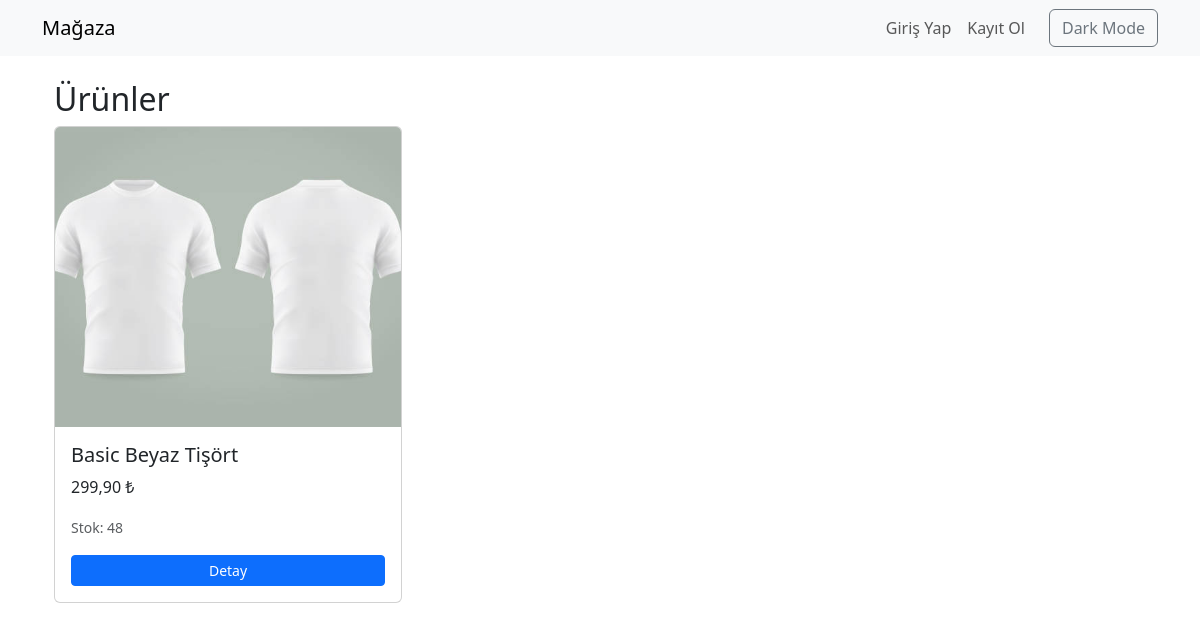
/category/tisortler/, run on the app's committed database.
### store/models.py (models this page shows, shortened)
class Product(models.Model):
    SIZE_CHOICES = [
        ('S', 'Small'),
        ('M', 'Medium'),
        ('L', 'Large'),
        ('XL', 'X-Large'),
    ]
    category = models.ForeignKey(Category, on_delete=models.CASCADE)
    name = models.CharField(max_length=200)
    slug = models.SlugField(unique=True)
    description = models.TextField(blank=True)
    price = models.DecimalField(max_digits=10, decimal_places=2)
    stock = models.PositiveIntegerField(default=0)
    size = models.CharField(max_length=2, choices=SIZE_CHOICES, default='M')
    available = models.BooleanField(default=True)
    image = models.ImageField(upload_to='products/', blank=True, null=True)
    created_at = models.DateTimeField(auto_now_add=True)
    updated_at = models.DateTimeField(auto_now=True)

### store/views.py (the view)
# urls.py: path('', views.product_list, name='product_list'),
def product_list(request, category_slug=None):
    category = None
    products = Product.objects.filter(available=True)
    if category_slug:
        category = get_object_or_404(Category, slug=category_slug)
        products = products.filter(category=category)
    context = {
        'category': category,
        'products': products,
    }
    return render(request, 'store/product_list.html', context)

### store/templates/store/product_list.html (shortened to what this page needs)
{% extends 'base.html' %}
{% block content %}
<div class="container mt-4">
  <h2>Ürünler</h2>
  <div class="row">
    {% for product in products %}
      <div class="col-md-4 mb-4 d-flex">
        <div class="card h-100 w-100">
          {% if product.image %}
          <img src="{{ product.image.url }}" class="card-img-top product-img" alt="{{ product.name }}">
          {% else %}
          <img src="https://via.placeholder.com/400x400" class="card-img-top product-img" alt="No Image">
          {% endif %}
          <div class="card-body d-flex flex-column">
            <h5 class="card-title">{{ product.name }}</h5>
            <p class="card-text">{{ product.price }} ₺</p>
            <p class="card-text"><small class="text-muted">Stok: {{ product.stock }}</small></p>
            <a href="{% url 'store:product_detail' product.id product.slug %}" class="btn btn-primary btn-sm mt-auto">Detay</a>
          </div>
        </div>
      </div>
    {% empty %}
      <p>Ürün bulunamadı.</p>
    {% endfor %}
  </div>
</div>
{% endblock %}

### store/templates/store/product_list.html (style rules this page uses)
.product-img { width: 100%; height: 300px; object-fit: cover; }
.card { height: 100%; }

### data on the page
Product: image (picture), name "Basic Beyaz Tişört", price "299,90", stock "48"
